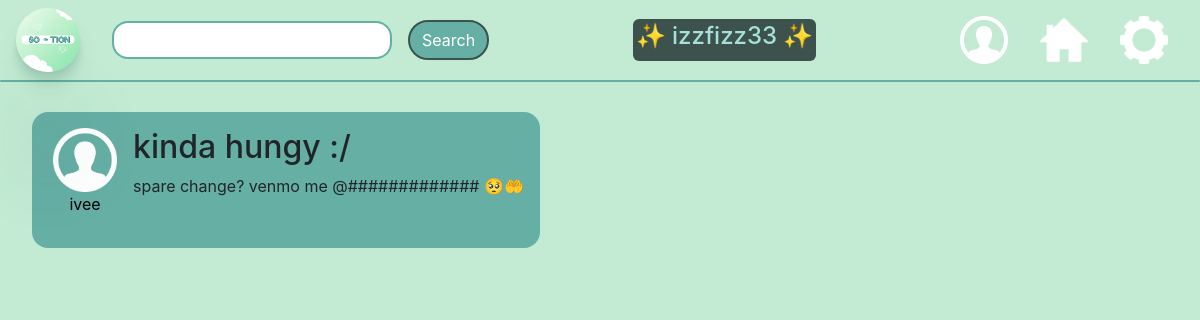
Page /clickedpost/3 (signed in) on the committed database.
### app.py (models this page shows, shortened)
class User(UserMixin, db.Model):
    id = db.Column(db.Integer, primary_key=True)
    email = db.Column(db.String(75), unique=True)
    username = db.Column(db.String(30), unique=True)
    password_hash = db.Column(db.String())
    is_authenticated = db.Column(db.Boolean, default=False)
    pfp_placement = db.Column(db.String(), default="center")
    bio = db.Column(db.String(), default="BIO HERE")
    darkMode = db.Column(db.Boolean, default = True)

class Post(db.Model):
    id = db.Column(db.Integer, primary_key=True)
    user_id = db.Column(db.Integer, unique=False)
    post_title = db.Column(db.String(300), unique=False)
    post_content = db.Column(db.String(2800), unique=False)
    profile_pic = db.Column(db.Boolean, default=False)
    post_username = db.Column(db.String(30))

### app.py (the view)
@app.route('/clickedpost/<id>', methods=["GET"])
@login_required
def clickedpost(id):
    form1 = SearchForm()
    postz = Post.query.filter_by(id = id).first()
    post_user = User.query.filter_by(id=postz.user_id).first()
    return render_template('clickedpost.html', form1=form1, username = current_user.username, postz = postz, post_user=post_user)

### forms.py
class SearchForm(FlaskForm):
    searchword = StringField("searchword",validators=[InputRequired(), Length(min=4,max=15)])

### app.py (called while the page is built)
@login_manager.user_loader
def user_loader(user_id):
    return User.query.filter_by(id=user_id).first()

### templates/clickedpost.html (shortened to what this page needs)
{% extends "base.html" %}
{% block content %}
<link rel="stylesheet" href="styles/homefeed.css">
<div class="post">
  <div class="content">
    <a href="{{url_for('searchprofile', username=post_user.username)}}">
      <div class="pic-and-username">
        <img class="profile-icon" src="../images/profile-icon.png" alt="Profile picture">
        <p class="username">{{ post_user.username }}</p>
      </div>
    </a>
    <div class="content-and-comments">
      <h2> {{ postz.post_title }}</h2>
      <p> {{ postz.post_content }}</p>
    </div>
  </div>
</div>
{% endblock content %}

### templates/base.html (shortened to what this page needs)
<!doctype html>
<html lang="en">
<head>
    <link rel="stylesheet" href="https://stackpath.bootstrapcdn.com/bootstrap/4.3.1/css/bootstrap.min.css"
>
    <link rel="stylesheet" href="../styles/homefeed.css">
</head>
<body>
    <nav class="fixed-top">
        <div class="navbar fixed-top nav">
            <div id="logo-and-search">
                <a href="{{ url_for('homefeed') }}">
                    <img class="navbar-logo" src="../images/So-tion-logo-pic.png" alt="So-tion logo" />
                </a>
                <form action="/search" method="POST">
                    {{ form1.searchword(class_="form-control") }}
                    <button type="submit" class="search-button btn btn-primary">Search</button>
                </form>
            </div>
            <div id='username-block'>
                <h4 id="username-text">&#x2728; {{username}} &#x2728;</h4>
            </div>
            <div id="right-navbar-images">
                <a href="{{ url_for('profile') }}">
                    <img class="profile-icon-navbar" src="../images/profile-icon.png" alt="profile icon button" /></a>
                <a href="{{ url_for('homefeed') }}">
                    <img class="home-navbar" src="../images/home.jpg" href="{{ url_for('homefeed') }}"
                        alt="Home button" /></a>
                <a href="{{ url_for('settings') }}">
                    <img class="gear-navbar" src="../images/gear.png" alt="Gear button" /></a>
            </div>
        </div>
        <div class="navbar-divider nav"></div>
    </nav>
    {% block content %}
    {% endblock %}
</body>
</html>

### static/styles/homefeed.css (style rules this page uses)
body { background-color: #c3ebd3; }
.navbar-logo { width: 4em; height: 4em; border-radius: 3em; border-width: 3em; box-shadow: 0 2.8px 2.2px rgba(24, 80, 72, 0.034), 0 6.7px 5.3px rgba(36, 110, 101, 0.048), 0 120.5px 179px rgba(33, 83, 77, 0.06), 0 12.3px 7.9px rgba(38, 83, 77, 0.072), 0 14.8px 20.4px rgba(25, 90, 81, 0.086), 0 100px 80px rgba(42, 90, 84, 0.12); }
.home-navbar, .gear-navbar, .profile-icon-navbar { width: 3em; height: 3em; position:relative; display: flex; justify-content: right; }
#logo-and-search { display: flex; justify-content: left; column-gap: 2em; }
#right-navbar-images { display: flex; justify-content: right; column-gap: 2em; margin-right: 1em; align-items: center; }
.navbar { display: flex; justify-content: space-between; position: fixed; }
.navbar-divider { height: 2px; background-color: #66afa5; margin-top: 5em; margin-bottom: 1em; border-radius: 5em; }
.post { display:flex; flex-direction: row; column-gap: 1em; border-width: 3em; padding: 2em; border-radius: 2px; border-color:black; }
.post:first-of-type { margin-top: 5em; }
.profile-icon { height:4em; width:4em; }
.fixed-top { position:fixed; background-color: #c3ebd3; }
.pic-and-username { display:flex; flex-direction: column; margin-right: 1em; margin-left: 5px; }
.content { display:flex; flex-direction: row; background-color: #66afa5; border-radius: 1em; padding: 1em; }
#username-block { background-color: #3D524c; padding: 3px; border-radius: 6px; color:#a5e1d9; }
.search-button { background-color: #66afa5; border:solid; border-width: 2px; border-color: #3D524c; border-radius: 35px; color:white; }
form { display: flex; align-items: center; column-gap: 1em; }
.form-control { border-radius: 1em; padding-left: 1em; border-color: #66afa5; border-width: 2px; }
a { text-decoration: none; color: black; }
.username { text-align: center; }

### rows in the picture
User: username "izzfizz33"
User: username "ivee"
Post: post_title "kinda hungy :/", post_content "spare change? venmo me @############# 🥺🤲"
